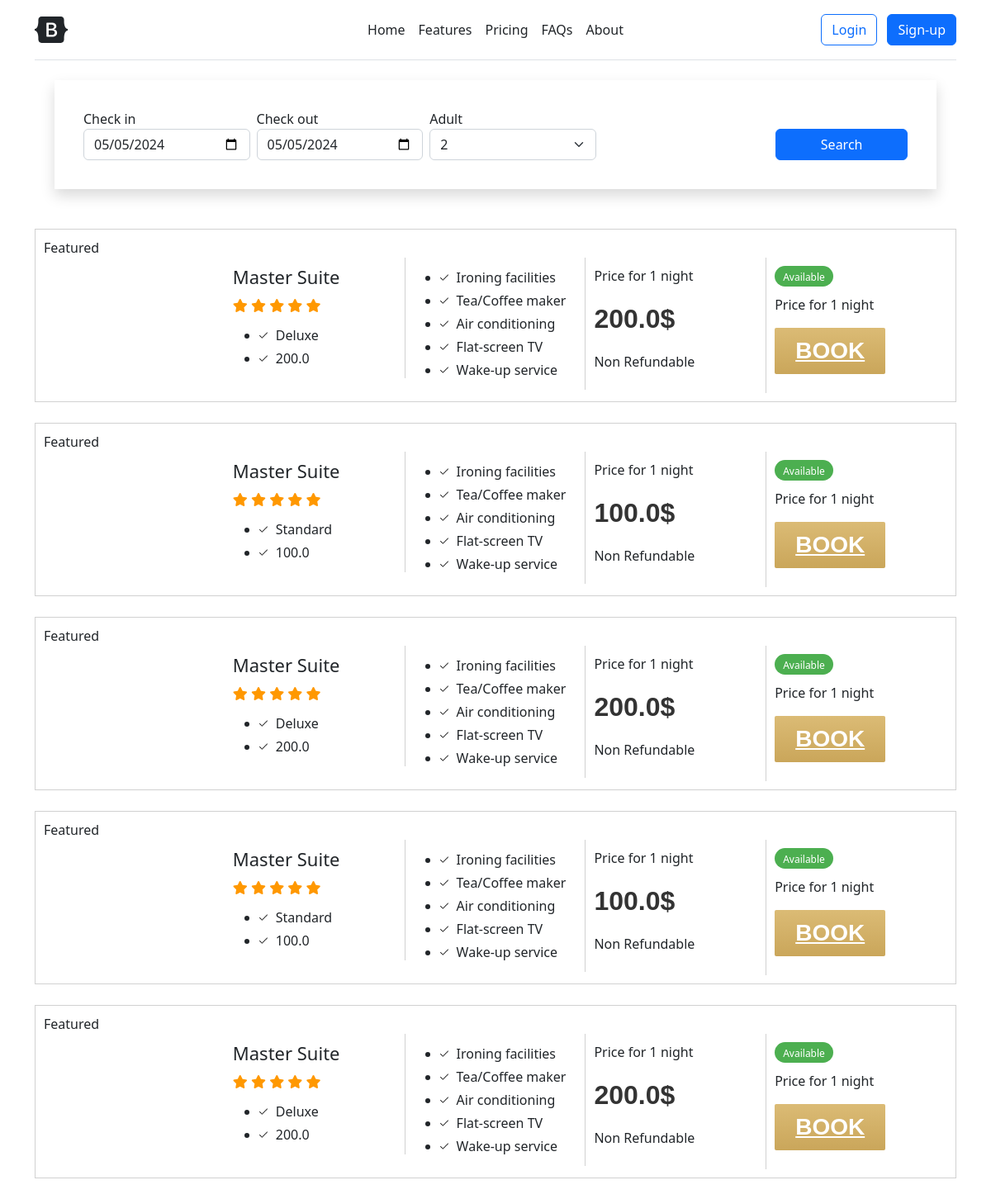
The page / on the database its author committed.
### models.py (models this page shows, shortened)
class Room(db.Model):
    id = db.Column(db.Integer, primary_key=True)
    room_no = db.Column(db.String(50))
    image = db.Column(db.String(255))
    description = db.Column(db.Text)
    room_type_id = db.Column(db.Integer, db.ForeignKey('room_type.id'))
    room_type = db.relationship('RoomType', backref=db.backref('room', lazy=True))
    status = db.Column(db.Enum(RoomStatus))

class RoomType(db.Model):
    id = db.Column(db.Integer, primary_key=True)
    name = db.Column(db.String(50))
    price_per_night = db.Column(db.Float)
    capacity = db.Column(db.Integer)
    bed_quantity = db.Column(db.Integer)
    def __str__(self) -> str:
        return self.name

### views.py (the view)
@app.route('/')
def index():
    current_time = datetime.now().strftime('%Y-%m-%d')
    rooms = models.Room.query.filter_by(status=models.RoomStatus.AVAILABLE).all()
    return render_template('index.html'
                           , current_time=current_time
                           , rooms=rooms)

### templates/index.html (shortened to what this page needs)
<!doctype html>
<html lang="en">
<head>
    <link rel="stylesheet" href="{{ url_for('static', filename='assets/css/fontawesome.css') }}" />
    <link rel="stylesheet" href="{{ url_for('static', filename='assets/css/brands.css') }}" />
    <link rel="stylesheet" href="{{ url_for('static', filename='assets/css/solid.css') }}" />
    <link rel="stylesheet" href="{{ url_for('static', filename='assets/dist/css/bootstrap.min.css') }}" />
    <link href="{{ url_for('static', filename='headers.css') }}" rel="stylesheet" />
</head>
<body>
    <main>
        <div class="container">
            <header
                class="d-flex flex-wrap align-items-center justify-content-center justify-content-md-between py-3 mb-4 border-bottom">
                <a href="/" class="d-flex align-items-center col-md-3 mb-2 mb-md-0 text-dark text-decoration-none">
                    <svg class="bi me-2" width="40" height="32" role="img" aria-label="Bootstrap">
                        <use xlink:href="#bootstrap" />
                    </svg>
                </a>
                <ul class="nav col-12 col-md-auto mb-2 justify-content-center mb-md-0">
                    <li><a href="#" class="nav-link px-2 link-dark">Home</a></li>
                    <li><a href="#" class="nav-link px-2 link-dark">Features</a></li>
                    <li><a href="#" class="nav-link px-2 link-dark">Pricing</a></li>
                    <li><a href="#" class="nav-link px-2 link-dark">FAQs</a></li>
                    <li><a href="#" class="nav-link px-2 link-dark">About</a></li>
                </ul>
                <div class="col-md-3 text-end">
                    {% if current_user.is_authenticated %}
                    <a class="btn my-btn btn-outline-primary" href="{{ url_for('logout') }}">Log-out</a>
                    {% else %}
                    <a type="button" class="btn btn-outline-primary me-2" href="{{ url_for('login') }}">Login</a>
                    <a type="button" class="btn btn-primary" href="#">Sign-up</a>
                    {% endif %}
                </div>
            </header>
            <div class="container-fluid booking pb-5 wow fadeIn" data-wow-delay="0.1s">
                <div class="container">
                    <div class="bg-white shadow" style="padding: 35px;">
                        <div class="row g-2">
                            <div class="col-md-10">
                                <div class="row g-2">
                                    <div class="col-md-3">
                                        <label for="date1">Check in</label>
                                        <input type="date" class="form-control" placeholder="Check in"
                                            name="checkin_date" value="{{ current_time }}" />
                                    </div>
                                    <div class="col-md-3">
                                        <label for="date2">Check out</label>
                                        <input type="date" class="form-control" placeholder="Check out"
                                            name="checkout_date" value="{{ current_time }}" />
                                    </div>
                                    <div class="col-md-3">
                                        <label for="room">Adult</label>
                                        <select class="form-select">
                                            <option value="2" selected>2</option>
                                        </select>
                                    </div>
                                </div>
                            </div>
                            <div class="col-md-2">
                                <a type="button" class="btn btn-primary w-100" href="{{ url_for('index') }}">Search</a>
                            </div>
                        </div>
                    </div>
                </div>
            </div>
            {% for room in rooms %}
            <div class="room">
                <div class="ribbon ribbon-top-left"><span>Featured</span>
                </div>
                <div class="r1 r-com"><img src="{{ room.image }}" alt="" />
                </div>
                <div class="r2 r-com">
                    <h4>Master Suite</h4>
                    <div class="r2-ratt">
                        <i class="fa fa-star"></i>
                        <i class="fa fa-star"></i>
                        <i class="fa fa-star"></i>
                        <i class="fa fa-star"></i>
                        <i class="fa fa-star"></i>
                    </div>
                    <ul>
                        <li>{{ room.room_type }}</li>
                        <li>{{ room.room_type.price_per_night }}</li>
                    </ul>
                </div>
                <div class="r3 r-com">
                    <ul>
                        <li>Ironing facilities</li>
                        <li>Tea/Coffee maker</li>
                        <li>Air conditioning</li>
                        <li>Flat-screen TV</li>
                        <li>Wake-up service</li>
                    </ul>
                </div>
                <div class="r4 r-com">
                    <p>Price for 1 night</p>
                    <p>
                        <span class="room-price-1">{{ room.room_type.price_per_night }}$</span>
                    </p>
                    <p>Non Refundable</p>
                </div>
                <div class="r5 r-com">
                    <div class="r2-available">Available</div>
                    <p>Price for 1 night</p>
                    <a href="{{ url_for('checkout_page', room_id=room.id) }}" class="inn-room-book">Book</a>
                </div>
            </div>
            {% endfor %}
        </div>
    </main>
</body>
</html>

### static/assets/css/brands.css (style rules this page uses)
:root, :host { --fa-style-family-brands: 'Font Awesome 6 Brands'; --fa-font-brands: normal 400 1em/1 'Font Awesome 6 Brands'; }

### static/assets/css/solid.css (style rules this page uses)
:root, :host { --fa-style-family-classic: 'Font Awesome 6 Free'; --fa-font-solid: normal 900 1em/1 'Font Awesome 6 Free'; }

### static/headers.css (style rules this page uses)
.room { position: relative; overflow: hidden; border: 1px solid #d1d1d1; padding: 10px; margin-bottom: 25px; -webkit-transition: all 0.5s ease; -moz-transition: all 0.5s ease; -o-transition: all 0.5s ease; transition: all 0.5s ease; }
.r2 { border-right: 1px solid #d1d1d1; }
.r2 h4 { margin-top: 0px; margin-bottom: 10px; font-size: 22px; }
.r3 { border-right: 1px solid #d1d1d1; }
.r4 { border-right: 1px solid #d1d1d1; }
.r-com { width: 20%; float: left; padding: 10px; }
.r-com ul { margin-bottom: 0px; }
.r-com ul li { background: url('../images/h-check.png') no-repeat left center; background-size: 10px; padding-left: 20px; line-height: 28px; }
.r2-ratt { margin-bottom: 10px; }
.r2-ratt i { color: #FF9800; }
.r2-available { background: #4CAF50; display: inline-block; padding: 5px 10px 2px 10px; border-radius: 44px; margin-bottom: 10px; color: #fff; font-size: 12px; }
.room-price-1 { font-size: 32px; font-weight: 600; font-family: 'Quicksand', sans-serif; color: #333; }
.inn-room-book { padding: 7px 25px; color: #fff; text-transform: uppercase; font-weight: 600; font-family: 'Quicksand', sans-serif; border-radius: 2px; width: 100%; font-size: 28px; display: table-caption; background: #d0ae64; background: -webkit-linear-gradient(to right, #d6ae7b, #eacda3); background: linear-gradient(to top, #caa65a, #dbbb75); }

### templates/index.html (style rules this page uses)
.bi { vertical-align: -.125em; fill: currentColor; }

### rows shown on the page
Room: room_type "Deluxe", room_type.price_per_night "200.0"
Room: room_type "Standard", room_type.price_per_night "100.0"
Room: room_type "Deluxe", room_type.price_per_night "200.0"
Room: room_type "Standard", room_type.price_per_night "100.0"
Room: room_type "Deluxe", room_type.price_per_night "200.0"
